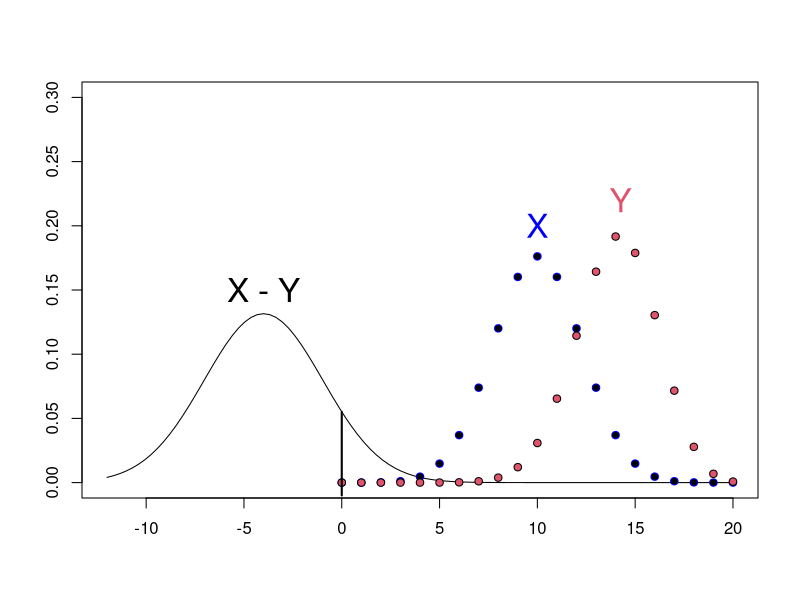
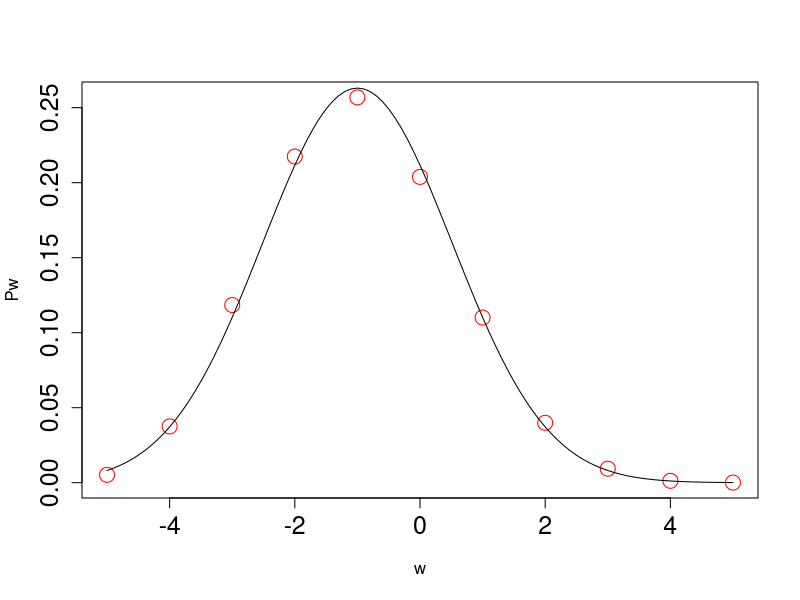
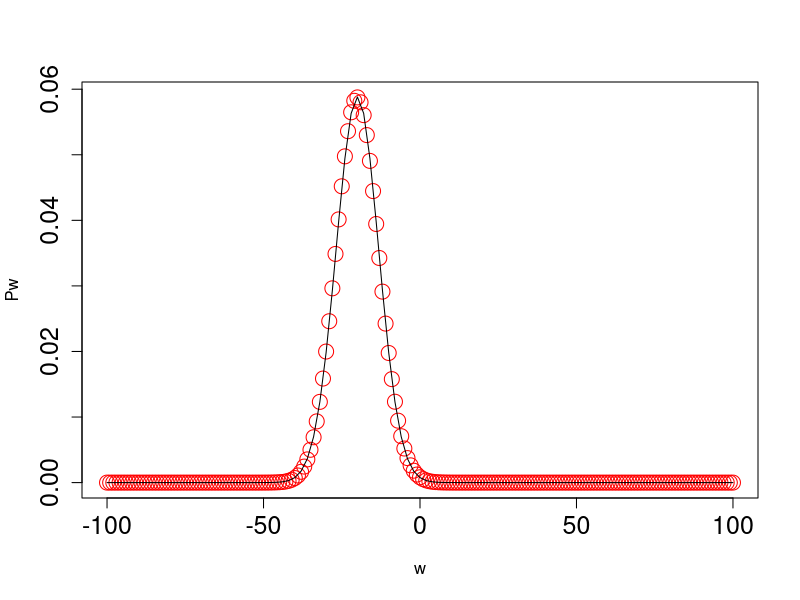

Write the R code that produced these figures, in order. (Note: this script raises an error after producing the figures.)
#################################
# R code for LAB1 - 08/10/2024  #
#                               #
# ! This is the pre-LAB version # 
# You must replace XXX properly # 
#################################

## Approximation with CLT: Example ----
# Waterpolo match: 

# 1) Set the needed information (provided in the slides)
p <- 0.5
q <- 0.7
n <- m <- 20

# 2) obtain mean, variance and standard deviation of W
mW <- n*p - m*q
varW <- n*p*(1-p) + m*q*(1-q)
sdW <- sqrt(varW)

# 3) compute the probability of interest: P(X > Y) = P(W > 0) = ? 

PWin_P <- pnorm(0, mean = mW, sd = sdW, lower.tail = FALSE)
PWin_P

# Visualisation of the pmf $X$ (red) and $Y$ (blue) 
# and the pdf of $W=X-Y$
curve(dnorm(x, mW, sdW), xlim = c(-12, 20), ylim = c(0, 0.3),
      xlab = "", ylab = "", cex.lab = 1.25)
points(0 : n, dbinom(0 : n, n, p), pch = 21, bg = 1, col = "blue")
points(0 : m, dbinom(0 : m, m, q), pch = 21, bg = 2)
segments(x0 = 0, y0 = -0.01, x1 = 0, y1 = dnorm(0, mW, sdW), lwd = 2)
text(14.25, 0.22, "Y", cex = 2, col = 2)
text(10, 0.2, "X", cex = 2, col = "blue")
text(-4, 0.15, "X - Y", cex = 2, col = 1)

# Obtain the result applying the continuity correction
PWin_P_cc <- pnorm(0.5, mean = mW, 
                   sd = sdW, 
                   lower.tail = FALSE)

# Compare
PWin_P_cc
PWin_P # Without c.c.

# Obtain the exact result: this is a naive R implementation
Px <- dbinom(0 : n, n, p = p)  # Pmf X
Py <- dbinom(0: m, m, p = q)   # Pmf Y
Pw <- rep(NA, 2 * n + 1)       # Pmf W

count <- 1          # Counter 1          
count2 <- 2 * n + 1 # Counter 2
for(i in 0 : n){
  idx1 <- 1 : (i + 1)
  idx2 <- (n + 1 - i) : (n + 1)
  if(i == n){
    Pw[count] <- sum(Px[idx1] * Py[idx2])  
  } else { 
    Pw[count] <- sum(Px[idx1] * Py[idx2]) 
    Pw[count2] <- sum(Px[idx2] * Py[idx1])
  }
  count <- count + 1
  count2 <- count2 - 1
}
sum(Pw) # check whether the probability sum up to 1

sum(Pw[(n+2) : length(Pw)]) # P(W > 0)


# To compare the effect of n on the quality of the approximation
# it is smarter to build a function 
PMFw <- function(n, m, p, q){
 Px <- dbinom(0 : n, n, p = p) 
 Py <- dbinom(0: m, m, p = q) 
 Pw <- rep(NA, 2 * n + 1)

 count <- 1; count2 <- 2 * n + 1
 for(i in 0 : n){
   idx1 <- 1 : (i + 1)
   idx2 <- (n + 1 - i) : (n + 1)
   if(i == n){
     Pw[count] <- sum(Px[idx1] * Py[idx2])  
   } else { 
     Pw[count] <- sum(Px[idx1] * Py[idx2]) 
     Pw[count2] <- sum(Px[idx2] * Py[idx1])
   }
   count <- count + 1
   count2 <- count2 - 1
 }
 return(Pw)
}

p <- 0.5 
q <- 0.7 

# Case lower n
n <- m <- 5 

mW <-  p * n - q * m 
varW <- n * p * (1 - p) + m * q * (1 - q) 
sdW <- sqrt(varW) 

PWin_P <- pnorm(0, mean = mW, sd = sdW,  lower.tail = FALSE)
PWin_P_cc <- pnorm(0.5, mean = mW, sd = sdW,  lower.tail = FALSE)


Pw <-PMFw(n, m, p, q)
sum(Pw[(n + 2) : length(Pw)]) # P(W>0 )
PWin_P                        # appr. P(W>0 )
PWin_P_cc                     # appr. with c.c. P(W>0 )


plot(-n : m, Pw, xlab = "w", col = "red", cex.axis = 1.5, cex= 2)
curve(dnorm(x, mW, sdW), add = TRUE)

# Case higher n
n <- m <- 100

mW <-  p * n - q * m ### XXX
varW <- n * p * (1 - p) + m * q * (1 - q) # XXX
sdW <- sqrt(varW) # XXX

PWin_P <- pnorm(0, mean = mW, sd = sdW,  lower.tail = FALSE)
PWin_P_cc <- pnorm(0.5, mean = mW, sd = sdW,  lower.tail = FALSE)


Pw <- PMFw(n, m, p, q)
sum(Pw[(n + 2) : length(Pw)]) # P(W>0 )
PWin_P                        # appr. P(W>0 )
PWin_P_cc                     # appr. with c.c. P(W>0 )


plot(-n : m, Pw, xlab = "w", col = "red", cex.axis = 1.5, cex= 2)
curve(dnorm(x, mW, sdW), add = TRUE)  


## Bivariate normal distribution ----
 
# Write a function for obtaining the value of the pdf 
# of a bivariate normal distribution with mean vector
# elements equal to zero and unity variances 

NBiv <- function(XXX){
  den <- XXX
  num <- XXX
  return(num/den)
}

# 3D plots
xx <- yy <- seq(-3, 3, 0.1)
z <- outer(xx, yy, NBiv, rho = 0.5)
par(mfrow = c(1, 2))
persp(xx, yy, z, xlab = "x", ylab = "y", zlab = "f(x,y)", cex.lab = 3)
persp(xx, yy, z, theta = 30, phi = 30, xlab ="x", ylab = "y", zlab = "f(x,y)", cex.lab= 3)

# Contour level plots (varying rho)
rho <- c(-0.5, 0, 0.9)
z <- list()
for(j in 1:3) z[[j]] <- outer(xx, yy, NBiv, rho = rho[j])
par(mfrow = c(1, 3))
for(j in 1:3) contour(xx, yy, z[[j]], main = paste0("rho = ", rho[j]), 
                      cex.main = 3, cex.axis = 3, labcex = 2)


# Install the mvtnorm package and load it 
#install.packages("mvtnorm")
library(mvtnorm)

# Biometric example
# Set the values of mean vector, variances and correlations 
mu_h <- 176
mu_w <- 85.52 
sd_h <- 7 
sd_w <- 14.24
rho <- 0.47

# Build the covariance matrix 
cov <- rho * sd_h * sd_w
Sigma <- matrix(c(sd_h^2, cov, cov, sd_w^2), 2,2, byrow=T)
X <- rmvnorm(1000, c(mu_h, mu_w), Sigma)

# Plot the marginal distributions
par(mfrow = c(1,2))
hist(X[,1], prob = TRUE, breaks = 30, cex.lab = 2)
curve(dnorm(x, mu_h, sd_h), col = "red", add=TRUE)
hist(X[,2], prob = TRUE, breaks = 30)
curve(dnorm(x, mu_w, sd_w), col = "red", add=TRUE)

# Get quantities for the conditional distribution
x1.fix <- 180
muw_c <- mu_w + rho * (sd_w/sd_h) * (x1.fix - mu_h)  
sdw_c <- sqrt(sd_w^2*(1-rho^2))
c(sd_w, sdw_c)

x2.fix <- 50
muh_c <- mu_h + rho * (sd_h/sd_w) * (x2.fix - mu_w)  
sdh_c <- sqrt(sd_h^2*(1-rho^2))
c(sd_h, sdh_c)

# Plot the conditional distributions
par(mfrow = c(1,2))
curve(dnorm(x, muw_c, sdw_c), from = 50, to = 130, 
      cex.lab = 2, cex.axis = 2, xlab = "x2")
curve(dnorm(x, muh_c, sdh_c), from = 140, to = 200, 
      cex.lab = 2, cex.axis = 2, xlab = "x1")

# Scatterplot and contour plot 
par(mfrow=c(1,1))
xx <- seq(min(X), max(X), length.out = 500)
yy <- seq(min(X), max(X), length.out = 500)
zz <- outer(X = xx, Y = yy, FUN = function(x,y) 
  dmvnorm(cbind(x,y), mean = c(mu_h, mu_w), sigma = Sigma))
plot(X[,1], X[,2], xlab = "x1", ylab = "x2", cex.axis = 2, cex.lab = 2)
contour(xx, yy, zz, add = TRUE, col = "red", nlevels = 20)

## Extra: Inverse sampling method ----

# Generating from the exponential distribution
theta <- 2
R <- 1000
x <- -log(runif(R))/theta
hist(x, prob = T, breaks = 30, cex.main = 2, cex.axis = 2, ylim = c(0,2))
curve(dexp(x, theta), from = 1e-9, add = T, lwd = 2, col = "red")
